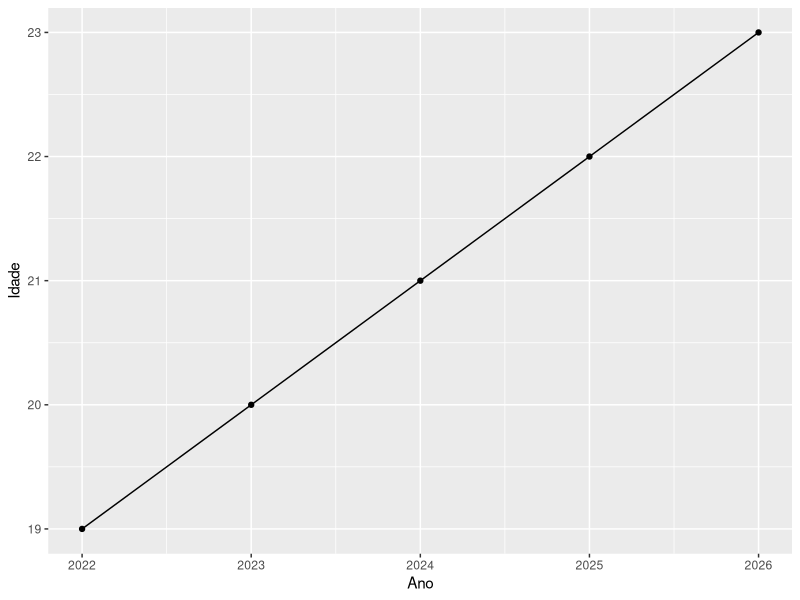

Generate this figure with R:
# Lista Nivelamento - Davi Athaydes Leite - Capítulo 1

## Primeiros passos com R ----

meu_ano_nascimento <- 2003

ano_atual <- 2026

minha_idade <- ano_atual - meu_ano_nascimento

minha_idade

## Trabalhando com textos ----

meu_nome <- "Davi Athaydes Leite"

paste("Meu nome é", meu_nome)

## Usando funções básicas ----

nchar(meu_nome)

raiz_nome <- sqrt(nchar(meu_nome))

## Criando e usando vetores ----

notas <- c(9, 9.5, 6.6, 9, 10)

media_notas <- mean(notas)

## Usando lógica condicional ----

aprovado <- ifelse(media_notas >= 8, T, F)
  # Se a média das minhas notas for superior à 8, aprovado, caso contrário, FALSE

## Trabalhando com textos (strings) ----

nome_abreviado <- abbreviate(meu_nome)
# As duas últimas letras do nome abreviado correspondem a primeira letra de meus sobrenomes. 
# As duas primeiras correspondem ao primeiro e terceiro valor do primeiro nome 

## Operações com vetores I

anos <- c(2022, 2023, 2024, 2025, 2026)

meu_ano_nascimento

idades <- anos - meu_ano_nascimento

media_idades <- mean(idades)

## Operações com vetores II

notas_abaixo_media <- notas[notas < media_notas] # Operador para extrair de notas apenas os valores inferiores à media_notas

## Explorando data.frames

dados_pessoais <- data.frame(
  Ano = anos,
  Idade = idades
)

names(dados_pessoais) # Título das colunas
nrow(dados_pessoais)  # Número de linhas/observações
ncol(dados_pessoais)  # Número de colunas/variáveis
View(dados_pessoais)  # Visualizar dados

## Manipulando data.frames I

capitais_sudeste <- data.frame(
  capital = c("Belo Horizonte", "São Paulo", "Rio de Janeiro", "Vitória"),
  estado = c("MG", "SP", "RJ", "ES"),
  populacao_por_mil = c(2315, 11451, 6211, 322)
)

capitais_maiores <- capitais_sudeste[capitais_sudeste$populacao_por_mil > 5000, ] 
### Filtro, pelo operador, os valores maiores que 5000 na coluna populacao_por_mil 

## Manipulando data.frames II

capitais_sudeste$estado[capitais_sudeste$estado == "MG"] <- "Minas Gerais"
capitais_sudeste$estado[capitais_sudeste$estado == "SP"] <- "São Paulo"
capitais_sudeste$estado[capitais_sudeste$estado == "RJ"] <- "Rio de Janeiro"
capitais_sudeste$estado[capitais_sudeste$estado == "ES"] <- "Espírito Santo"

capitais_uf <- capitais_sudeste$estado

## vou na coluna da tabela --> checo se o valor é "sigla do estado" --> atribuo diretamente o nome por extenso
# Por hábito eu faria essa tarefa pelo tidyverse mas como o cap 1 nao trata dele ainda, utilizei o rbase

# Instalação e uso de pacotes

library(ggplot2)

ggplot(data = dados_pessoais, aes(x = Ano, y = Idade)) + 
  geom_line() + 
  geom_point()
